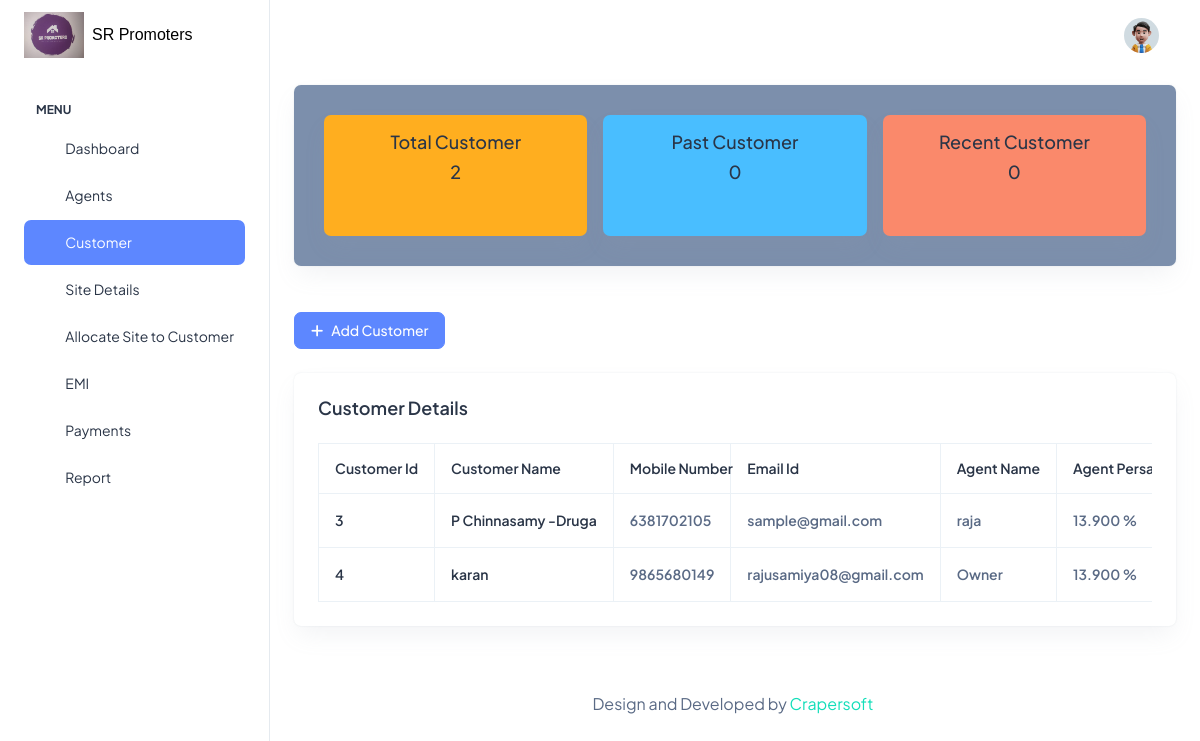
The page /users.php (signed in) on the database its author committed.
### tables this page shows
CREATE TABLE `user` (
  `user_id` int(11) NOT NULL,
  `userName` varchar(200) NOT NULL,
  `phoneNumber` varchar(20) NOT NULL,
  `email` varchar(250) NOT NULL,
  `address` text NOT NULL,
  `aadharNumber` varchar(50) NOT NULL,
  `created_at` date NOT NULL DEFAULT current_timestamp(),
  `status` varchar(100) NOT NULL,
  `agent_id` int(11) NOT NULL,
  `persantage` double(15,3) NOT NULL
);

CREATE TABLE `agent` (
  `agent_id` int(11) NOT NULL,
  `agent_name` varchar(300) NOT NULL,
  `mobile_number` bigint(20) NOT NULL,
  `emil_id` varchar(300) NOT NULL,
  `agent_address` text NOT NULL,
  `agent_aadhar_no` varchar(100) NOT NULL,
  `created_at` date NOT NULL DEFAULT current_timestamp(),
  `status` varchar(100) NOT NULL DEFAULT 'active',
  `adding_date` date NOT NULL DEFAULT current_timestamp()
);

### users.php (the view, shortened to what this page needs)
<?php
include ('database/database.php');
$sql = 'SELECT * FROM user';
$result = mysqli_query($connection, $sql);
if (mysqli_num_rows($result) > 0) {
    $users = mysqli_fetch_all($result, MYSQLI_ASSOC);
} else {
    $users = [];
}
$totalCustomers = mysqli_num_rows($result);
$sqlPastCustomers = 'SELECT * FROM user WHERE status = "inactive"';
$resultPastCustomers = mysqli_query($connection, $sqlPastCustomers);
$pastCustomers = mysqli_num_rows($resultPastCustomers);
$sqlRecentCustomers = 'SELECT * FROM user WHERE created_at >= DATE_SUB(CURDATE(), INTERVAL 30 DAY)';
$resultRecentCustomers = mysqli_query($connection, $sqlRecentCustomers);
$recentCustomers = mysqli_num_rows($resultRecentCustomers);
?>
<!doctype html>
<html lang="en">
<head>
    <link rel="stylesheet" href="./assets/css/styles.min.css" />
    <link rel="stylesheet" href="https://cdn.jsdelivr.net/npm/bootstrap-icons/font/bootstrap-icons.css">
    <link rel="stylesheet" href="https://cdnjs.cloudflare.com/ajax/libs/font-awesome/6.0.0-beta3/css/all.min.css">
</head>
<body>
    <div class="page-wrapper" id="main-wrapper" data-layout="vertical" data-navbarbg="skin6" data-sidebartype="full"
        data-sidebar-position="fixed" data-header-position="fixed">
        <?php include './include/sidebar.php' ?>
        <div class="body-wrapper">
            <?php include './include/header.php' ?>
            <div class="container-fluid">
                <div class="card bg-dark-subtle">
                    <div class="card-body">
                        <div class="row g-3">
                            <div class="col-12 col-md-4">
                                <div class="card bg-warning text-center p-3 h-100">
                                    <h1 class="card-title">Total Customer </h1>
                                    <h2 class="card-title h-10"><?php echo $totalCustomers; ?></h2>
                                </div>
                            </div>
                            <div class="col-12 col-md-4">
                                <div class="card bg-secondary text-center p-3 h-100">
                                    <h1 class="card-title">Past Customer</h1>
                                    <h2 class="card-title h-10"><?php echo $pastCustomers; ?></h2>
                                </div>
                            </div>
                            <div class="col-12 col-md-4">
                                <div class="card bg-danger text-center p-3 h-100">
                                    <h1 class="card-title">Recent Customer</h1>
                                    <h2 class="card-title h-10"><?php echo $recentCustomers; ?></h2>
                                </div>
                            </div>
                        </div>
                    </div>
                </div>
                <button type="button" class="btn btn-primary mt-3 mb-4" data-bs-toggle="modal"
                    data-bs-target="#addModal">
                    <i class="fa fa-plus me-2"></i>Add Customer
                </button>
                <div class="card w-100">
                    <div class="card-body p-4">
                        <h5 class="card-title fw-semibold mb-4">Customer Details</h5>
                        <div class="table-responsive">
                            <table class="table table-bordered text-nowrap mb-0 align-middle">
                                <thead class="text-dark fs-4">
                                    <tr>
                                        <th class="border-bottom-0" style="width: 40px">
                                            <h6 class="fw-semibold mb-0">Customer Id</h6>
                                        </th>
                                        <th class="border-bottom-0">
                                            <h6 class="fw-semibold mb-0">Customer Name</h6>
                                        </th>
                                        <th class="border-bottom-0">
                                            <h6 class="fw-semibold mb-0" style="width: 50px">Mobile Number</h6>
                                        </th>
                                        <th class="border-bottom-0">
                                            <h6 class="fw-semibold mb-0">Email Id</h6>
                                        </th>
                                        <th class="border-bottom-0">
                                            <h6 class="fw-semibold mb-0">Agent Name</h6>
                                        </th>
                                        <th class="border-bottom-0">
                                            <h6 class="fw-semibold mb-0">Agent Persantage</h6>
                                        </th>
                                    </tr>
                                </thead>
                                <tbody>
                                    <?php if (!empty($users)): ?>
                                    <?php foreach ($users as $user): ?>
                                    <tr>
                                        <td class="border-bottom-0">
                                            <h6 class="fw-semibold mb-0">
                                                <?php echo htmlspecialchars($user['user_id']); ?></h6>
                                        </td>
                                        <td class="border-bottom-0">
                                            <h6 class="fw-semibold mb-0">
                                                <?php echo htmlspecialchars($user['userName']); ?></h6>
                                        </td>
                                        <td class="border-bottom-0">
                                            <p class="fw-semibold mb-0">
                                                <?php echo htmlspecialchars($user['phoneNumber']); ?></p>
                                        </td>
                                        <td class="border-bottom-0">
                                            <p class="fw-semibold mb-0"><?php echo htmlspecialchars($user['email']); ?>
                                            </p>
                                        </td>
                                        <td class="border-bottom-0">
                                            <p class="fw-semibold mb-0">
                                                <?php
                                                $query = 'SELECT agent_name FROM agent WHERE agent_id = ?';
                                                $stmt = $connection->prepare($query);
                                                if ($stmt) {
                                                    $stmt->bind_param('i', $user['agent_id']);
                                                    $stmt->execute();
                                                    $result = $stmt->get_result();
                                                    $agent = $result->fetch_assoc();
                                                    if ($agent) {
                                                        echo htmlspecialchars($agent['agent_name']);
                                                    } else {
                                                        echo 'Agent not found';
                                                    }
                                                } else {
                                                    echo 'Failed to prepare the query.';
                                                }
                                                ?>
                                            </p>
                                        </td>
                                        <td class="border-bottom-0">
                                            <p class="fw-semibold mb-0">
                                                <?php echo htmlspecialchars($user['persantage']); ?> %</p>
                                        </td>
                                    </tr>
                                    <?php endforeach; ?>
                                    <?php else: ?>
                                    <tr>
                                        <td colspan="8" class="text-center">No Customer found</td>
                                    </tr>
                                    <?php endif; ?>
                                </tbody>
                            </table>
                        </div>
                    </div>
                </div>
            </div>
            <div class="py-6 px-6 text-center">
                <p class="mb-0 fs-4">Design and Developed by <a href="https://crapersoft.com/" target="_blank"
                        class="pe-1 text-success">Crapersoft</a></p>
            </div>
        </div>
    </div>
    <link rel="stylesheet" href="https://code.jquery.com/ui/1.13.2/themes/base/jquery-ui.css">
</body>
</html>

### include/sidebar.php (shortened to what this page needs)
<aside class="left-sidebar">
    <div>
        <div class="brand-logo d-flex align-items-center justify-content-between">
            <a href="./index.php" class="text-nowrap logo-img d-flex align-items-center">
                <img src="./assets/logo.jpg" width="60" alt="SR Promoters Logo" class="logo-img">
                <span class="ms-2 fs-4 fw-bold">SR Promoters</span>
            </a>
        </div>
        <nav class="sidebar-nav scroll-sidebar" data-simplebar="">
            <ul id="sidebarnav">
                <li class="nav-small-cap">
                    <span class="hide-menu">MENU</span>
                </li>
                <li class="sidebar-item">
                    <a class="sidebar-link" href="./index.php" aria-expanded="false">
                        <span>
                            <i class="ti ti-layout-dashboard"></i>
                        </span>
                        <span class="hide-menu">Dashboard</span>
                    </a>
                </li>
                <li class="sidebar-item">
                    <a class="sidebar-link" href="./agents.php" aria-expanded="false">
                        <span>
                            <i class="ti ti-layout-dashboard"></i>
                        </span>
                        <span class="hide-menu">Agents</span>
                    </a>
                </li>
                <li class="sidebar-item">
                    <a class="sidebar-link" href="./users.php" aria-expanded="false">
                        <span>
                            <i class="ti ti-layout-dashboard"></i>
                        </span>
                        <span class="hide-menu">Customer</span>
                    </a>
                </li>
                <li class="sidebar-item">
                    <a class="sidebar-link" href="./site.php" aria-expanded="false">
                        <span>
                            <i class="ti ti-layout-dashboard"></i>
                        </span>
                        <span class="hide-menu">Site Details</span>
                    </a>
                </li>
                <li class="sidebar-item">
                    <a class="sidebar-link" href="allocate.php" aria-expanded="false">
                        <span>
                            <i class="ti ti-layout-dashboard"></i>
                        </span>
                        <span class="hide-menu">Allocate Site to Customer</span>
                    </a>
                </li>
                <li class="sidebar-item">
                    <a class="sidebar-link" href="./emi.php" aria-expanded="false">
                        <span>
                            <i class="ti ti-layout-dashboard"></i>
                        </span>
                        <span class="hide-menu">EMI</span>
                    </a>
                </li>
                <li class="sidebar-item">
                    <a class="sidebar-link" href="./payment.php" aria-expanded="false">
                        <span>
                            <i class="ti ti-layout-dashboard"></i>
                        </span>
                        <span class="hide-menu">Payments</span>
                    </a>
                </li>
                <li class="sidebar-item">
                    <a class="sidebar-link" href="./report.php" aria-expanded="false">
                        <span>
                            <i class="ti ti-layout-dashboard"></i>
                        </span>
                        <span class="hide-menu">Report</span>
                    </a>
                </li>
            </ul>
        </nav>
    </div>
</aside>

### include/header.php (shortened to what this page needs)
<header class="app-header">
    <nav class="navbar navbar-expand-lg navbar-light">
        <div class="navbar-collapse justify-content-end px-0" id="navbarNav">
            <ul class="navbar-nav flex-row ms-auto align-items-center justify-content-end">
                <li class="nav-item dropdown">
                    <a class="nav-link nav-icon-hover" href="javascript:void(0)" id="drop2" data-bs-toggle="dropdown"
                        aria-expanded="false">
                        <img src="./assets/images/profile/user-1.jpg" alt="" width="35" height="35"
                            class="rounded-circle">
                    </a>
                </li>
            </ul>
        </div>
    </nav>
</header>

### include/sidebar.php (style rules this page uses)
.logo-img { height: 60px; object-fit: contain; }
.brand-logo a span { color: #000; font-family: 'Arial', sans-serif; font-size: 24px; font-weight: bold; margin-left: 10px; }

### rows shown on the page
user: user_id "3", userName "P Chinnasamy -Druga", phoneNumber "6381702105", email "sample@gmail.com", agent.agent_name "raja", persantage "13.900"
user: user_id "4", userName "karan", phoneNumber "9865680149", email "rajusamiya08@gmail.com", agent.agent_name "Owner", persantage "13.900"

### other values the page prints
$totalCustomers "2"
$pastCustomers "0"
$recentCustomers "0"
